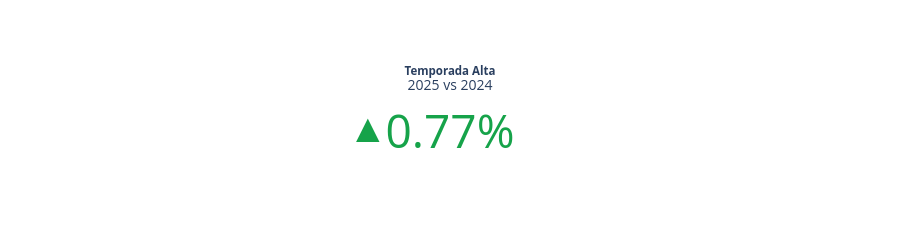

Here is the notebook cell this chart was saved with:
### Markdown cell above
### 6.1 Temporada alta (mayo–septiembre)
Indicador de variación % interanual de pasajeros totales.

### Code cell
fig_alta.show()

### Figure 1 — Plotly figure (JSON) as saved in the notebook; plotly's stock layout.template omitted (floating-point values rounded to 4 significant figures)
{"data": [{"domain": {"x": [0, 1], "y": [0, 1]}, "mode": "number", "number": {"font": {"color": "#16A34A", "size": 46}, "suffix": "%", "valueformat": ".2f"}, "title": {"text": "<b>Temporada Alta</b><br><span style='font-size:14px'>2025 vs 2024</span>"}, "type": "indicator", "value": 0.77}], "layout": {"annotations": [{"font": {"color": "#16A34A", "size": 40}, "showarrow": false, "text": "▲", "x": 0.43, "xanchor": "right", "y": 0.52, "yanchor": "middle"}], "height": 220, "margin": {"b": 20, "l": 20, "r": 20, "t": 40}}}
